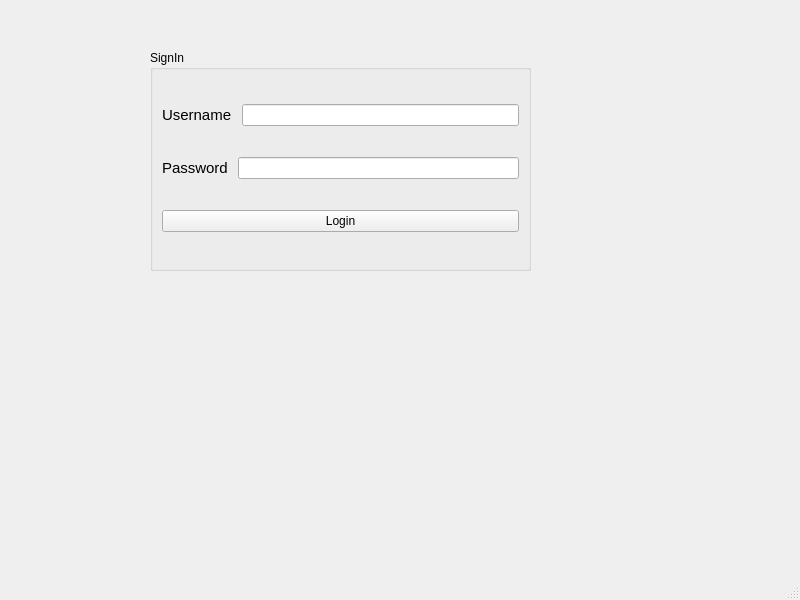
<?xml version="1.0" encoding="UTF-8"?>
<ui version="4.0">
 <class>MainWindow</class>
 <widget class="QMainWindow" name="MainWindow">
  <property name="geometry">
   <rect>
    <x>0</x>
    <y>0</y>
    <width>800</width>
    <height>600</height>
   </rect>
  </property>
  <property name="windowTitle">
   <string>MainWindow</string>
  </property>
  <widget class="QWidget" name="centralwidget">
   <widget class="QGroupBox" name="groupBox">
    <property name="geometry">
     <rect>
      <x>150</x>
      <y>50</y>
      <width>381</width>
      <height>221</height>
     </rect>
    </property>
    <property name="title">
     <string>SignIn</string>
    </property>
    <layout class="QVBoxLayout" name="verticalLayout">
     <item>
      <layout class="QHBoxLayout" name="horizontalLayout">
       <item>
        <widget class="QLabel" name="label_username">
         <property name="text">
          <string>&lt;html&gt;&lt;head/&gt;&lt;body&gt;&lt;p&gt;&lt;span style=&quot; font-size:11pt;&quot;&gt;Username &lt;/span&gt;&lt;/p&gt;&lt;/body&gt;&lt;/html&gt;</string>
         </property>
        </widget>
       </item>
       <item>
        <widget class="QLineEdit" name="lineEdit_username"/>
       </item>
      </layout>
     </item>
     <item>
      <layout class="QHBoxLayout" name="horizontalLayout_2">
       <item>
        <widget class="QLabel" name="label_2password">
         <property name="text">
          <string>&lt;html&gt;&lt;head/&gt;&lt;body&gt;&lt;p&gt;&lt;span style=&quot; font-size:11pt;&quot;&gt;Password &lt;/span&gt;&lt;/p&gt;&lt;/body&gt;&lt;/html&gt;</string>
         </property>
        </widget>
       </item>
       <item>
        <widget class="QLineEdit" name="lineEdit_password">
         <property name="echoMode">
          <enum>QLineEdit::Password</enum>
         </property>
        </widget>
       </item>
      </layout>
     </item>
     <item>
      <widget class="QPushButton" name="pushButton">
       <property name="text">
        <string>Login</string>
       </property>
      </widget>
     </item>
    </layout>
   </widget>
  </widget>
  <widget class="QMenuBar" name="menubar">
   <property name="geometry">
    <rect>
     <x>0</x>
     <y>0</y>
     <width>800</width>
     <height>21</height>
    </rect>
   </property>
  </widget>
  <widget class="QStatusBar" name="statusbar"/>
 </widget>
 <resources/>
 <connections/>
</ui>
